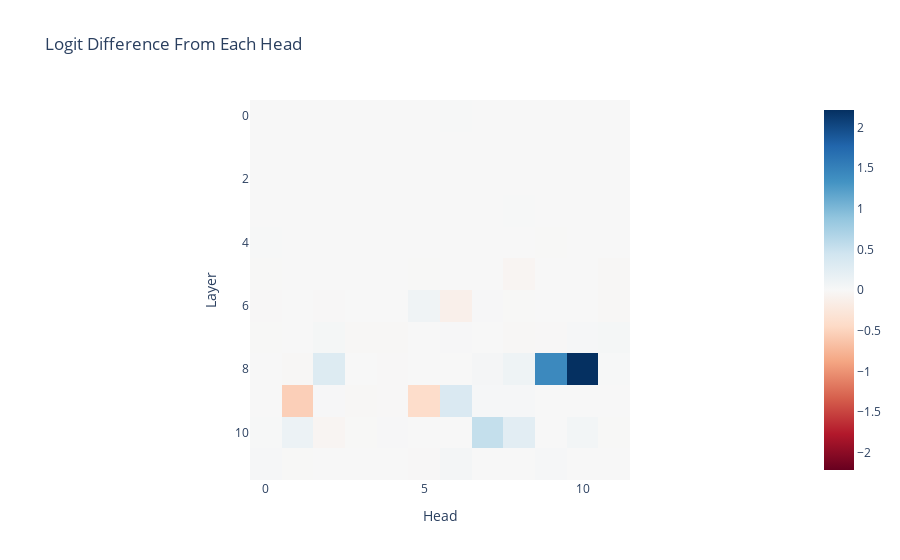

This figure's notebook cell:
### Markdown cell above
### Head Attribution

### Code cell
per_head_residual, labels = clean_cache.stack_head_results(layer=-1, pos_slice=-1, return_labels=True)
per_head_logit_diffs = residual_stack_to_logit_diff(per_head_residual, logit_diff_directions, prompts, clean_cache)
per_head_logit_diffs = einops.rearrange(per_head_logit_diffs, "(layer head_index) -> layer head_index", layer=model.cfg.n_layers, head_index=model.cfg.n_heads)
imshow(per_head_logit_diffs, xaxis="Head", yaxis="Layer", title="Logit Difference From Each Head")

### Figure 1 — Plotly figure (JSON) as saved in the notebook; plotly's stock layout.template omitted (floating-point values rounded to 4 significant figures; data arrays with more than 128 entries replaced by an {"elided": "..."} marker saying what was removed)
{"data": [{"coloraxis": "coloraxis", "hovertemplate": "Head: %{x}<br>Layer: %{y}<br>color: %{z}<extra></extra>", "name": "0", "type": "heatmap", "xaxis": "x", "yaxis": "y", "z": {"elided": "12x12 float values"}}], "layout": {"coloraxis": {"cmid": 0, "colorscale": [[0, "rgb(103,0,31)"], [0.1, "rgb(178,24,43)"], [0.2, "rgb(214,96,77)"], [0.3, "rgb(244,165,130)"], [0.4, "rgb(253,219,199)"], [0.5, "rgb(247,247,247)"], [0.6, "rgb(209,229,240)"], [0.7, "rgb(146,197,222)"], [0.8, "rgb(67,147,195)"], [0.9, "rgb(33,102,172)"], [1, "rgb(5,48,97)"]]}, "title": {"text": "Logit Difference From Each Head"}, "xaxis": {"anchor": "y", "constrain": "domain", "domain": [0, 1], "scaleanchor": "y", "title": {"text": "Head"}}, "yaxis": {"anchor": "x", "autorange": "reversed", "constrain": "domain", "domain": [0, 1], "title": {"text": "Layer"}}}}
